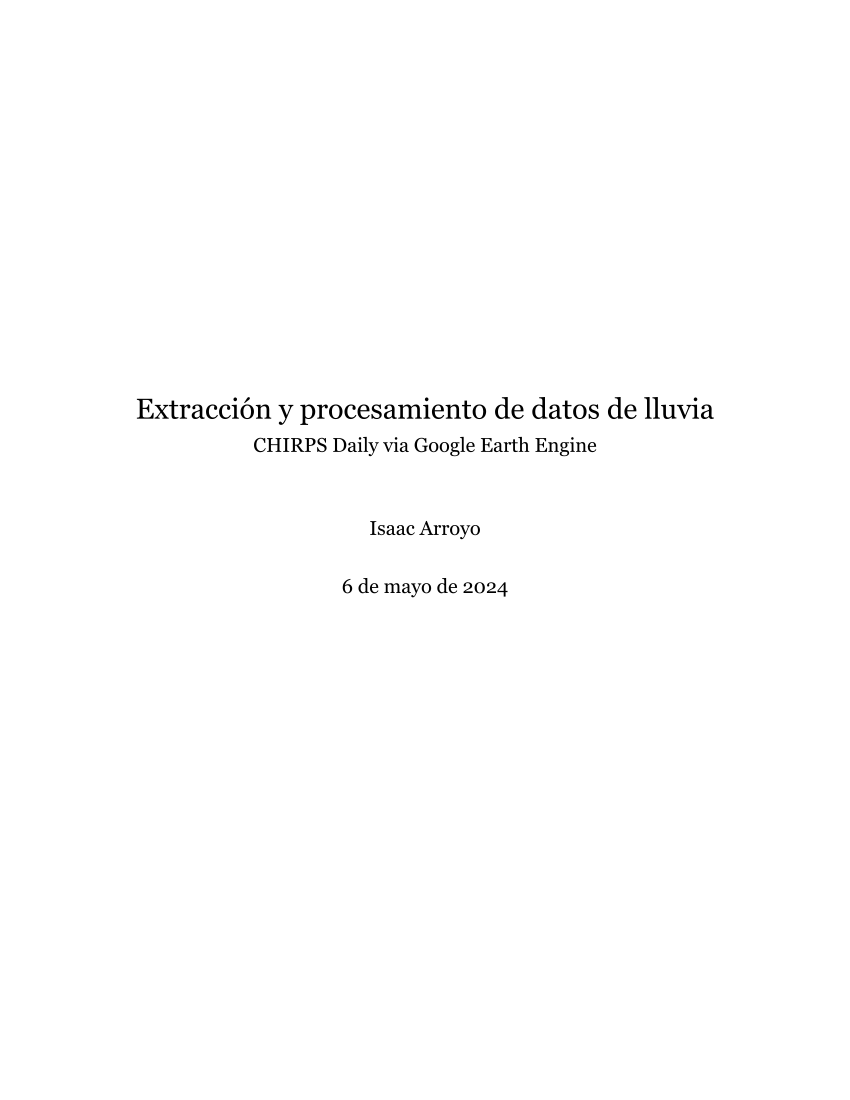

Generate this figure with Python:
# %% [markdown]
# ---
# title: Extracción y procesamiento de datos de lluvia
# subtitle: CHIRPS Daily via Google Earth Engine
# author: Isaac Arroyo
# date-format: long
# date: last-modified
# lang: es
# jupyter: python3
# format:
#   pdf:
#     toc: true
#     fontsize: 12pt
#     mainfont: Georgia
#     geometry:
#       - top=1in
#       - bottom=1in
#       - left=1in
#       - right=1in
#     documentclass: report
#     number-sections: true
#     papersize: letter
#     fig-width: 5
#     fig-asp: 0.75
#     fig-dpi: 300
#     code-annotations: below
#     code-line-numbers: true
# 
# execute:
#   echo: true
#   eval: false
#   warning: false
# ---

# %% [markdown]
"""
# Introducción

En este documento se encuentran documentados los pasos y el código para la 
extracción mensual^[Con posibilidad de que adaptar el código para que el 
periodo sea semanal] de variables derivadas de la precipitación, tales 
como: precipitación mensual promedio, anomalía de la precipitación en 
porcentaje con respecto de la normal y anomalía de la precipitación en 
milímetros con respecto de la normal.


Cada aspecto del código se documenta en diferentes capítulos.

# Sobre los datos

Los fuente de los datos se llama **CHIRPS (Climate Hazards Group InfraRed 
Precipitation With Station Data) Daily**, se puede encontrar en diferentes 
lugares, uno de estos la plataforma **Google Earth Engine**.

De acuerdo con la descripción:

> _Climate Hazards Group InfraRed Precipitation with Station data (CHIRPS) 
is a 30+ year quasi-global rainfall dataset. CHIRPS incorporates 0.05° 
resolution satellite imagery with in-situ station data to create gridded 
rainfall time series for trend analysis and seasonal drought monitoring._


Estos datos cuentan con la **precipitación diaria** medida en milímetros 
(mm) desde Enero 01, de 1981 hasta el mes inmediato anterior a la 
fecha actual^[Esto quiere decir, que si la fecha _actual_ es Abril 2024, 
entonces los datos cubren hasta Marzo 2024]

El procesamiento de texto es similar al realizado en el proyecto 
["Desplazamiento climático: La migración que no 
vemos"](https://github.com/nmasfocusdatos/desplazamiento-climatico).

"""

# %%
import ee # <1>
import geemap # <2>
import time

try:
    ee.Initialize() # <3>
    print("Se ha inicializado correctamente")
except:
    print("Error en la inicialización")

# %% [markdown]
"""
1. Importar API de (Google) Earth Engine
2. Importar `geemap` para la creación de mapas interactivos tipo folium 
3. Inicializar API
"""

# %% [markdown]
"""
# Varibles y constantes

La extracción de datos se planea que sea periódica a niveles estatales y 
municipales, por lo que se dejan declarados variables que se mantendrán 
constantes (como el rango del promedio _normal_ o histórico) o (valga la 
redundancia) cambiarán dependiendo de los datos que se quieran. La 
@tbl-vars-const-notes entra a mayor detalle de lo que se esta haciendo

|**Variable**|**Tipo**|**Notas**|
|:---|:---|:---|
|`geom_mex`|Constante|Geometría del perímetro de México, usada para delimitar espacialmente la información|
|`fc`|Cambiante|`ee.FeatureCollection` de las geomtrías e información de los Estados o Municipios de México|
|`chirps`|Constante|`ee.ImageCollection` de [CHIRPS Daily](https://developers.google.com/earth-engine/datasets/catalog/UCSB-CHG_CHIRPS_DAILY)|

: Variables y constantes {#tbl-vars-const-notes}

"""

# %% 
select_fc = "ent" # <1>
dict_fc = dict( # <2>
    ent = "projects/ee-unisaacarroyov/assets/GEOM-MX/MX_ENT_2022", # <2>
    mun = "projects/ee-unisaacarroyov/assets/GEOM-MX/MX_MUN_2022") # <2>

fc = ee.FeatureCollection(dict_fc[select_fc]) # <3>

geom_mex = (ee.FeatureCollection("USDOS/LSIB/2017") # <4>
            .filter(ee.Filter.eq("COUNTRY_NA", "Mexico")) # <5>
            .first() # <6>
            .geometry()) # <7>


chirps = (ee.ImageCollection('UCSB-CHG/CHIRPS/DAILY') # <8>
          .select("precipitation") # <8>
          .filter(ee.Filter.bounds(geom_mex))) # <9>


# %% [markdown]
"""
1. Seleccion de `ee.FeatureCollection`, sea de Entidades (`ent`), 
Municipios (`mun`) o Cuencas Hidrológicas (`ch`)
2. Diccionario con los _paths_ hacia la `ee.FeatureCollection` de elección
3. Carga de `ee.FeatureCollection` de interés
4. `ee.FeatureCollection` de división politica de los países del mundo
5. Filtro donde la propiedad `COUNTRY_NA` sea igual a **Mexico**
6. Selección de la primera `ee.Feature`
7. Extracción de únicamente la geometría
8. `ee.ImageCollection` de CHIRPS Daily
9. Limitar el raster a la geometría de México
"""

# %% [markdown]
"""
# Modificiación de la `ee.ImageCollection`

`chirps` es una `ee.ImageCollection` de más de 15 mil 
imágenes (`ee.Image`). Lo que se busca hacer es tener una colección de 
poco más de 40 imágenes con 12 bandas, estas bandas son los meses del año 
y la información de cada banda será la misma: la precipitación mensual.

## Etiquetado de año y mes del año

Para ir agrupando y sumando la precipitación mensual, hay que tener las 
imágenes etiquetadas con el año y mes para poder agruparlas y sumar 
la precipitación. Para ello se crea una función que haga ese etiquetado en 
cada una de las imágenes
"""

# %% 
def func_tag_year_month(img): # <1>
    full_date = ee.Date(ee.Number(img.get("system:time_start"))) # <2>
    n_year = ee.Number(full_date.get("year")) # <3>
    n_month = ee.Number(full_date.get("month")) # <4>
    return img.set({"n_month": n_month, "n_year": n_year}) # <5>

chirps_tagged = chirps.map(func_tag_year_month) # <6>

# %% [markdown]
"""
1. La función toma una sola `ee.Image`
2. Obtener la fecha de la imagen, como esta en formato UNIX, se tiene que 
transformar a fecha con `ee.Date`
3. De la fecha se obtiene el valor numérico del año
4. De la fecha se obtiene el valor numérico de la semana del año
5. Asignación de año y semana del año como propiedades de la `ee.Image`
6. Crear nueva `ee.ImageCollection` con el etiquetado
"""

# %% [markdown]
"""
## Precipitación mensual (1981-2023)

Antes de crear la colección de $\approx$ 43 imágenes con 12 bandas cada 
una, hay que reducir la colección de 365 imagenes por año a 12 imágenes 
por año, donde cada imagen tenga la precipitación del mes.
"""

# %%
list_months = ee.List.sequence(1, 12)
list_years = ee.List.sequence(1981, 2023)

# %% [markdown]

"""
La transformación conlleva múltiples iteraciones, y mientras que en 
JavaScript se puedan declarar funciones dentro de **`map`**, para el 
caso se Python se tendran que crear las funciones a parte, y después serán 
llamadas a su respectivo `map`.
"""

# %%
def func_iter_years(n_year): # <1>
    img_coll_year_interes = (chirps_tagged
                             .filter(ee.Filter.eq("n_year", n_year))) # <2>
    def func_iter_years_iter_months(n_month): # <3>
        return (img_coll_year_interes # <4>
                .filter(ee.Filter.eq("n_month", n_month)) # <4>
                .sum() # <4>
                .set({"n_year": n_year, "n_month": n_month})) # <5>
    
    list_monthly_pr_per_year = (list_months # <6>
                                .map(func_iter_years_iter_months)) # <6>

    return list_monthly_pr_per_year # <7>

# %% [markdown]
"""
1. Función que itera sobre elementos de una `ee.List`, estos elementos 
son los los años que ocupa la `ee.ImageCollection`
2. Se filtra el año de interes 
3. Función para iterar sobre elementos de una `ee.List`, estos elementos 
son los los meses que ocupa la `ee.ImageCollection`
4. Por cada año y cada mes (de ese año), se va a retornar (de función 
anidada) se va a regresar una `ee.Image`, que es resultado de reducir 
la `ee.ImageCollection` que cumple con las condiciones del año-mes. El 
reductor principal es la suma.
5. La nueva imagen tiene como propiedades el año y el mes que representa.
6. Se aplica la función que itera sobre meses, a la lista de meses del año.
7. El resultado final de la función _general_, es que por cada elemento 
(año) hay una lista de 12 imagenes, que representan 
la precipitación mensual de ese elemento.
"""

# %%
list_year_monthly_pr = (list_years # <1>
                        .map(func_iter_years) # <1>
                        .flatten()) # <2>

img_coll_year_monthly_pr = (ee.ImageCollection # <3>
                            .fromImages(list_year_monthly_pr)) # <3>

# %% [markdown]
"""
1. Se aplica la función para reducir el número de imagenes en la colección
2. Como el resultado es una lista de (poco más de 40) listas 
(de 12 imágenes), entonces se tiene que _aplanar_ es decir, sacar los 
elementos de cada sublista y que sean parte de la lista completa/general
3. Se crea una colección de imágenes a partir de una lista de imágenes

## Meses como bandas de imágenes

Ya que se logró pasar de más de 15 mil imágenes a poco más de 500, ya es 
tiempo de reducir a $\approx$ 40 imágenes de a 12 bandas cada una.
"""

# %%
def imgcoll2bands(n_year): # <1>
    img_12bands = (img_coll_year_monthly_pr # <2>
        .filter(ee.Filter.eq("n_year", n_year)) # <2>
        .toBands() # <3>
        .rename([f"0{i}" if i < 10 else str(i) for i in range(1,13)]) # <4>
        .set({"n_year": n_year})) # <5>
    return img_12bands # <6>

img_coll_year_monthly_pr_bands = (ee.ImageCollection # <7>
    .fromImages(list_years.map(imgcoll2bands)))

# %% [markdown]
"""
1. Función para transformar una `ee.ImageCollection` de _**n**_ imágenes 
a una `ee.Image` de _**n**_ bandas
2. Filtrar por año de interés
3. Transformar a una imagen con el número de bandas igual al número de 
imagenes que tenía la colección.
5. Agregar a la imagen, la propiedad del año al que pertenece.
6. Se regresa una imagen de 12 bandas (si es el año esta completo)
7. Aplicar la función a una lista de años.

# Cálculo de anomalías de precipitación

## Acumulación normal

De acuerdo a con el [glosario de la NOAA](https://forecast.weather.gov/glossary.php?word=ANOMALY#:~:text=NOAA's%20National%20Weather%20Service%20%2D%20Glossary,water%20level%20minus%20the%20prediction.) 
una anomalía es la desviación de una unidad dentro de un periodo en una 
región en específico con respecto a su promedio histórico o normal. Este 
promedio es usualmente de 30 años.

Para el caso del CHIRPS, es de 1981 hasta el 2010 (incluyendo a diciembre)
"""

# %% 
base_period = (img_coll_year_monthly_pr
               .filter(ee.Filter.lte("n_year", 2010))) # <1>
base_pr_monthly_accumulation = (ee.ImageCollection
    .fromImages(
        (list_months # <2>
         .map(lambda n_month: (base_period # <3>
                               .filter(ee.Filter.eq("n_month", n_month)) # <3>
                               .mean() # <4>
                               .set("n_month", n_month))))) # <5>
    .toBands() # <6>
    .rename([f"0{i}" if i < 10 else str(i) for i in range(1,13)])) # <7>
# %% [markdown]
"""
1. De la colección cuyas imagenes son de 12 bandas, se filtran aquellas 
que sean del 2010 _para abajo_
2. Ir por meses 
3. Filtrar al mes del interes
4. Calcular el promedio de la precipitación de esos 30 años
5. A esa imagen darle la propiedad del valor del mes
6. Como el resultado es una colección de 12 imágenes, se cambia a una 
imagen de 12 bandas
7. Renombrar las bandas (meses) con el número del mes del año

## Anomalía en milimetros 

Es la diferencia en milimetros, de la precipitación de un determinado 
mes $\left( \overline{x}_{i} \right)$ y el promedio histórico o la normal 
$\left( \mu_{\text{normal}} \right)$ de ese mes

$$\text{anom}_{\text{mm}} = \overline{x}_{i} - \mu_{\text{normal}}$$
"""

# %% 
img_coll_year_monthly_anomaly_mm = (img_coll_year_monthly_pr_bands
    .map(lambda img: (img
                      .subtract(base_pr_monthly_accumulation) # <1>
                      .copyProperties(img, img.propertyNames())))) # <2>

# %% [markdown]
"""
1. Restar el promedio histórico
2. Copiar todas las propiedades en la nueva imagen

## Anomalía en porcentaje

Es el resultado de dividir la diferencia de la precipitación de un 
determinado mes $\left( \overline{x}_{i} \right)$ y el promedio 
histórico o la normal $\left( \mu_{\text{normal}} \right)$ entre la normal 
de ese mismo mes.

$$\text{anom}_{\text{\%}} = \frac{\overline{x}_{i} - \mu_{\text{normal}}}{\mu_{\text{normal}}}$$
"""

# %% 
img_coll_year_monthly_anomaly_prop = (img_coll_year_monthly_pr_bands
    .map(lambda img: (img
                      .subtract(base_pr_monthly_accumulation) # <1>
                      .divide(base_pr_monthly_accumulation) # <2>
                      .copyProperties(img, img.propertyNames())))) # <3>

# %% [markdown]
"""
1. Restar el promedio histórico
2. Dividir entre el promedio histórico
3. Copiar todas las propiedades en la nueva imagen

# Guardar en tablas por años

Nullam accumsan dolor a justo dapibus, sit amet interdum metus rhoncus. 
Praesent ac libero hendrerit, dapibus metus ac, dignissim tellus. Nunc ut 
enim ut ligula posuere eleifend. Vestibulum ac lorem in massa lacinia 
condimentum sed eget ligula. Maecenas imperdiet felis sit amet arcu 
viverra tristique. Maecenas suscipit mattis massa, ut malesuada erat 
consequat tristique. Nulla tincidunt augue vel ante aliquam, in ultricies 
purus laoreet.
"""

# %% 
#TODO: COMENTAR 06
def func_create_list_of_fc(imgcoll, featurecoll, scale_img_coll = 5566):
    list_fc = list()
    
    for n_year_interes in range(1981, 2024):
        img_year_month = (imgcoll
                         .filter(ee.Filter.eq("n_year", n_year_interes))
                         .first())

        fc_from_image = (img_year_month
                        .reduceRegions(
                            reducer = ee.Reducer.mean(),
                            collection = featurecoll,
                            scale = scale_img_coll)
                        .map(lambda feature: (ee.Feature(feature)
                                            .set({'n_year': n_year_interes})
                                            .setGeometry(None))))

        fc_final = ee.FeatureCollection((fc_from_image
                                         .toList(3000)
                                         .flatten()))
        list_fc.append(fc_final)

    return list_fc

def save_all_years_fc(
        list_of_fc,
        descrp,
        filename,
        folder_name,
        fc_type= select_fc):
    
    iteracion = 0
    
    for vector in list_of_fc:
        print(f"Mandando a guardar la tabla de {1981 + iteracion}")
        print(f"Bajo el asunto {descrp}")
        final_filename = f"{filename}_{fc_type}_{1981 + iteracion}"
        final_descrp = f"{descrp}_{fc_type}_{1981 + iteracion}"
        geemap.ee_export_vector_to_drive(
            collection= vector,
            description= final_descrp,
            fileNamePrefix= final_filename,
            fileFormat= "CSV",
            folder= folder_name)
        print(f"El nombre del archivo es {final_filename}.csv")
        iteracion += 1

        time.sleep(120)
    
    return None
# %% [markdown]
"""
## Acumulación de lluvias

Vivamus at vestibulum elit. Maecenas in dui at diam aliquet feugiat. In 
justo nisi, cursus vitae augue a, faucibus consectetur felis. Duis nisi 
lorem, scelerisque a libero et, posuere vulputate nibh. Nulla dictum enim 
ac nisi congue egestas. Curabitur volutpat mi nec tristique mattis. Nulla 
sed dictum ante. Nunc vitae erat neque. Morbi rhoncus ex ac tellus 
maximus, nec cursus lorem semper. Donec porta congue placerat. Ut finibus 
est tellus, ut elementum nisl dictum nec. Nulla facilisi. Etiam auctor 
quam ac nunc condimentum mollis. Pellentesque libero mi, finibus sit amet 
fermentum non, condimentum eu dolor. Nam hendrerit ullamcorper nunc, 
tristique facilisis erat sagittis non. Pellentesque fermentum, magna vel 
feugiat pellentesque, odio diam facilisis erat, et ultricies dui erat 
at velit.
"""

# %% 
#TODO: COMENTAR 07
list_fc_pr = func_create_list_of_fc(
    imgcoll= img_coll_year_monthly_pr_bands,
    featurecoll= fc)

# %% [markdown]
"""
El siguiente bloque de código es el que se usa para guardar la información 
del periodo 1981 - 2023. Las solicitudes son enviadas al servidor y el 
archivo CSV se guardará en la carpeta de Google Drive cuando el 
servidor haya terminado de ejecutar la solicitud.

```
save_all_years_fc(
    list_of_fc= list_fc_pr,
    descrp= "chirps_daily_precipitation",
    filename= "chirps_daily_pr",
    folder_name= "gee_chirps_daily_pr"
)
```
"""

# %% [markdown]
"""
## Anomalía de lluvias

### Anomalía en milimetros

Vivamus at vestibulum elit. Maecenas in dui at diam aliquet feugiat. In 
justo nisi, cursus vitae augue a, faucibus consectetur felis. Duis nisi 
lorem, scelerisque a libero et, posuere vulputate nibh. Nulla dictum enim 
ac nisi congue egestas. Curabitur volutpat mi nec tristique mattis. Nulla 
sed dictum ante. Nunc vitae erat neque. Morbi rhoncus ex ac tellus 
maximus, nec cursus lorem semper. Donec porta congue placerat. Ut finibus 
est tellus, ut elementum nisl dictum nec. Nulla facilisi. Etiam auctor 
quam ac nunc condimentum mollis. Pellentesque libero mi, finibus sit amet 
fermentum non, condimentum eu dolor. Nam hendrerit ullamcorper nunc, 
tristique facilisis erat sagittis non. Pellentesque fermentum, magna vel 
feugiat pellentesque, odio diam facilisis erat, et ultricies dui erat 
at velit.
"""

# %% 
#TODO: COMENTAR 07

list_fc_anomaly_pr_mm = func_create_list_of_fc(
    imgcoll= img_coll_year_monthly_anomaly_mm,
    featurecoll= fc)

# %% [markdown]
"""
### Anomalía en porcentaje

Vivamus at vestibulum elit. Maecenas in dui at diam aliquet feugiat. In 
justo nisi, cursus vitae augue a, faucibus consectetur felis. Duis nisi 
lorem, scelerisque a libero et, posuere vulputate nibh. Nulla dictum enim 
ac nisi congue egestas. Curabitur volutpat mi nec tristique mattis. Nulla 
sed dictum ante. Nunc vitae erat neque. Morbi rhoncus ex ac tellus 
maximus, nec cursus lorem semper. Donec porta congue placerat. Ut finibus 
est tellus, ut elementum nisl dictum nec. Nulla facilisi. Etiam auctor 
quam ac nunc condimentum mollis. Pellentesque libero mi, finibus sit amet 
fermentum non, condimentum eu dolor. Nam hendrerit ullamcorper nunc, 
tristique facilisis erat sagittis non. Pellentesque fermentum, magna vel 
feugiat pellentesque, odio diam facilisis erat, et ultricies dui erat 
at velit.
"""

# %% 
#TODO: COMENTAR 08

list_fc_anomaly_pr_prop = func_create_list_of_fc(
    imgcoll= img_coll_year_monthly_anomaly_prop,
    featurecoll= fc)

# %% [markdown]
"""
El siguiente bloque de código es el que se usa para guardar la información 
del periodo 1981 - 2023. Las solicitudes son enviadas al servidor y el 
archivo CSV se guardará en la carpeta de Google Drive cuando el 
servidor haya terminado de ejecutar la solicitud.


```Python
save_all_years_fc(
    list_of_fc= list_fc_anomaly_pr_prop,
    descrp= "chirps_daily_precipitation_anomaly_prop",
    filename= "chirps_daily_anomaly_pr_prop",
    folder_name= "gee_chirps_daily_anomaly_pr_prop"
)
```
"""

# %% [markdown]
"""
# Caso específico: 2024

Nullam accumsan dolor a justo dapibus, sit amet interdum metus rhoncus. 
Praesent ac libero hendrerit, dapibus metus ac, dignissim tellus. Nunc ut 
enim ut ligula posuere eleifend. Vestibulum ac lorem in massa lacinia 
condimentum sed eget ligula. Maecenas imperdiet felis sit amet arcu 
viverra tristique. Maecenas suscipit mattis massa, ut malesuada erat 
consequat tristique. Nulla tincidunt augue vel ante aliquam, in ultricies 
purus laoreet.
"""

# %%
#TODO: explicar por qué es el caso especifo
#TODO: Traducir JavaScript a Python

# %% [markdown]
"""
```JavaScript
/* *  Crear ee.Image de 12 bandas cada una * */
/*
list_year_month = list_months
                .map(function(number){
                return chirps_tagged
                        .filter(ee.Filter.eq("n_year", n_year_interes))
                        .filter(ee.Filter.eq("n_month", number))
                        .sum()
                        .set({"n_month": number});
                });
img_year_month = ee.ImageCollection
                .fromImages(list_year_month)
                .toBands()
                //.rename(["01","02","03"])
                ;
*/

/* * Crear ee.FeatureCollection de 12 columnas y n_estados/municipios * */

// Limitar a un anño en especifico 
n_year_interes = 2020;
img_year_month = img_coll_year_monthly_pr_bands
                .filter(ee.Filter.eq("n_year", n_year_interes))
                .first();

fc_from_image = img_year_month
                .reduceRegions({
                    'reducer': ee.Reducer.mean(),
                    'collection': fc,
                    'scale': scale_img_coll})
                .map(function(feature){
                    return ee.Feature(feature)
                            .set({'n_year': n_year_interes})
                            .setGeometry(null)});

fc_final = ee.FeatureCollection(fc_from_image.toList(3000).flatten());
```
"""
# %%
#TODO: explicar por qué es el caso especifo
#TODO: Traducir JavaScript a Python

# %% [markdown]
"""
## Acumulación de la precipitación

Nullam accumsan dolor a justo dapibus, sit amet interdum metus rhoncus. 
Praesent ac libero hendrerit, dapibus metus ac, dignissim tellus. Nunc ut 
enim ut ligula posuere eleifend. Vestibulum ac lorem in massa lacinia 
condimentum sed eget ligula. Maecenas imperdiet felis sit amet arcu 
viverra tristique. Maecenas suscipit mattis massa, ut malesuada erat 
consequat tristique. Nulla tincidunt augue vel ante aliquam, in ultricies 
purus laoreet.
"""

# %%
#TODO: explicar por qué es el caso especifo
#TODO: Traducir JavaScript a Python


# %% [markdown]
"""
## Anomalía de la precipitación

### Anomalía en milimetros

Nullam accumsan dolor a justo dapibus, sit amet interdum metus rhoncus. 
Praesent ac libero hendrerit, dapibus metus ac, dignissim tellus. Nunc ut 
enim ut ligula posuere eleifend. Vestibulum ac lorem in massa lacinia 
condimentum sed eget ligula. Maecenas imperdiet felis sit amet arcu 
viverra tristique. Maecenas suscipit mattis massa, ut malesuada erat 
consequat tristique. Nulla tincidunt augue vel ante aliquam, in ultricies 
purus laoreet.
"""

# %%
#TODO: explicar por qué es el caso especifo
#TODO: Traducir JavaScript a Python

# %% [markdown]
"""
### Anomalía en porcentaje

Nullam accumsan dolor a justo dapibus, sit amet interdum metus rhoncus. 
Praesent ac libero hendrerit, dapibus metus ac, dignissim tellus. Nunc ut 
enim ut ligula posuere eleifend. Vestibulum ac lorem in massa lacinia 
condimentum sed eget ligula. Maecenas imperdiet felis sit amet arcu 
viverra tristique. Maecenas suscipit mattis massa, ut malesuada erat 
consequat tristique. Nulla tincidunt augue vel ante aliquam, in ultricies 
purus laoreet.
"""

# %%
#TODO: explicar por qué es el caso especifo
#TODO: Traducir JavaScript a Python


# %% [markdown]
"""
## Guardar información actualizada

Nullam accumsan dolor a justo dapibus, sit amet interdum metus rhoncus. 
Praesent ac libero hendrerit, dapibus metus ac, dignissim tellus. Nunc ut 
enim ut ligula posuere eleifend. Vestibulum ac lorem in massa lacinia 
condimentum sed eget ligula. Maecenas imperdiet felis sit amet arcu 
viverra tristique. Maecenas suscipit mattis massa, ut malesuada erat 
consequat tristique. Nulla tincidunt augue vel ante aliquam, in ultricies 
purus laoreet.
"""

# %%
#TODO: explicar por qué es el caso especifo
#TODO: Traducir JavaScript a Python
